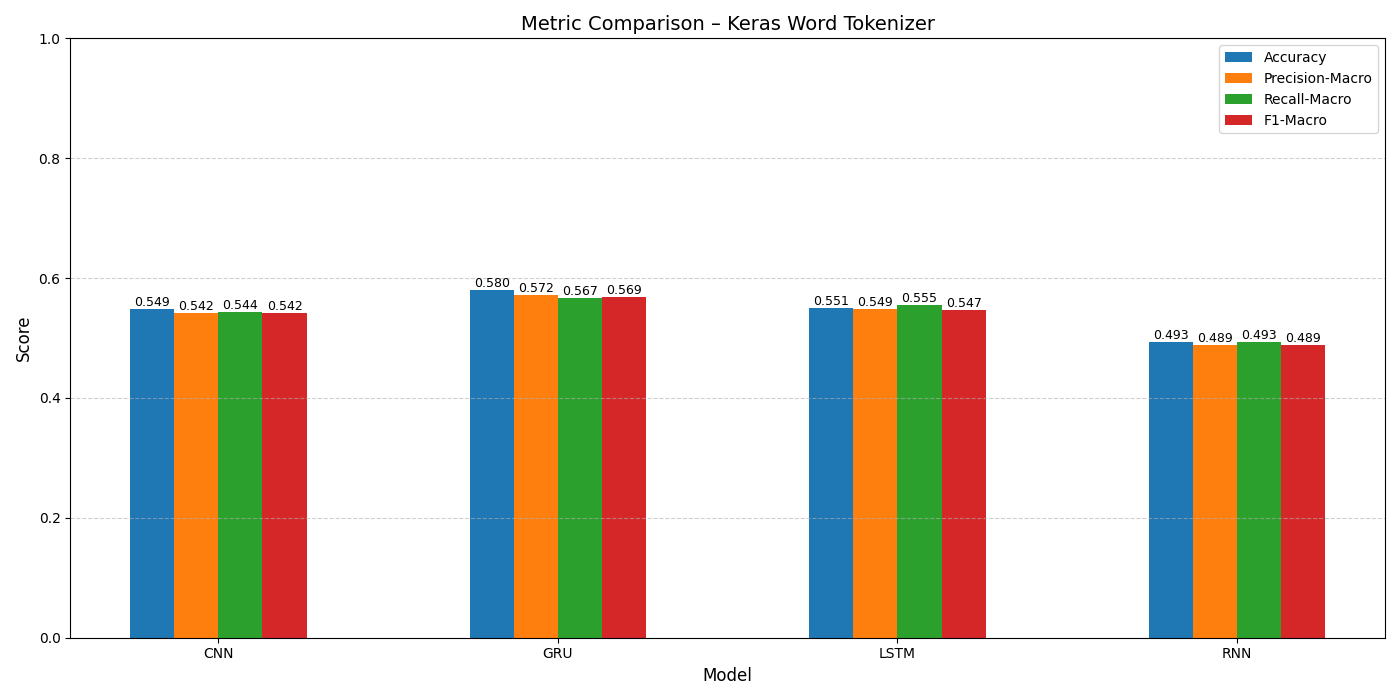

Source code (Python):
import pandas as pd
import matplotlib.pyplot as plt
import numpy as np

# ==============================
# Data (from provided table)
# ==============================
data = {
    "Model": ["CNN", "GRU", "LSTM", "RNN"],
    "Accuracy": [0.548551093035079, 0.57956278596848, 0.550584646670056, 0.492628368073208],
    "Precision-Macro": [0.542476924690389, 0.57168687637886, 0.548969195309183, 0.488749504876666],
    "Recall-Macro": [0.544199460147757, 0.567421323086511, 0.555277671448342, 0.493114424796087],
    "F1-Macro": [0.542078864405431, 0.568995024150377, 0.547143637568309, 0.488646901984606],
    # REMOVED - two stale arrays used to sit here:
    #   "F1-Micro":    [0.537366548, 0.571428571, 0.565836299, 0.493645145]
    #   "F1-Weighted": [0.53036245,  0.573980474, 0.568079316, 0.49437447]
    # In single-label multiclass, micro-F1 is identically accuracy. Those
    # values disagree with the "Accuracy" row above, which proves they came
    # from a different, older run than the numbers in keras_word_*.xlsx.
    # The correct weighted-F1 values are 0.55053610, 0.57818636, 0.55075283,
    # 0.49474001 - read them from the workbooks, do not retype them.
}

df = pd.DataFrame(data)

# ==============================
# Metrics to plot
# ==============================
metrics = [
    "Accuracy",
    "Precision-Macro",
    "Recall-Macro",
    "F1-Macro",
    # "F1-Micro",
    # "F1-Weighted"
]

models = df["Model"]
x = np.arange(len(models))
width = 0.13

# ==============================
# Plot
# ==============================
plt.figure(figsize=(14, 7))

for i, metric in enumerate(metrics):
    bars = plt.bar(
        x + i * width,
        df[metric],
        width,
        label=metric
    )

    # Value labels
    for bar in bars:
        height = bar.get_height()
        plt.text(
            bar.get_x() + bar.get_width() / 2,
            height,
            f"{height:.3f}",
            ha="center",
            va="bottom",
            fontsize=9
        )

# ==============================
# Formatting
# ==============================
plt.xlabel("Model", fontsize=12)
plt.ylabel("Score", fontsize=12)
plt.title("Metric Comparison – Keras Word Tokenizer", fontsize=14)
plt.xticks(x + width * (len(metrics) - 1) / 2, models)
plt.ylim(0, 1.0)
plt.legend()
plt.grid(axis="y", linestyle="--", alpha=0.6)

plt.tight_layout()
plt.show()
